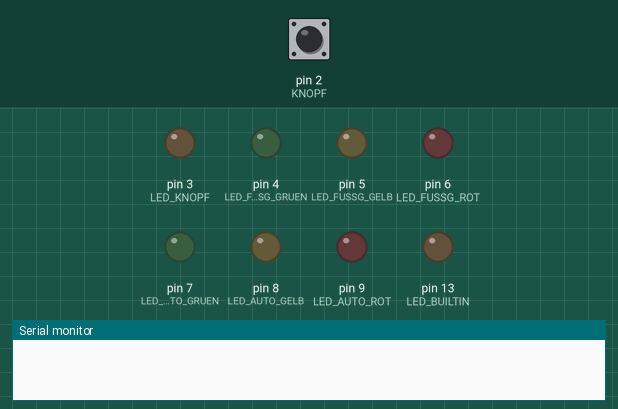
A sketch run on a simulated Arduino Uno, built with avr-gcc and run on an emulated ATmega328P. Parts: output pins drawn as LEDs (lit = HIGH), the last lines printed to the serial monitor. Inputs (shaded band) come from the test bench; at power-on: pin 2 (KNOPF) HIGH.

Above: at 4.2 s.
4.3 s: pin 2 (KNOPF) pulled LOW for 0.15 s
At 5.4 s:
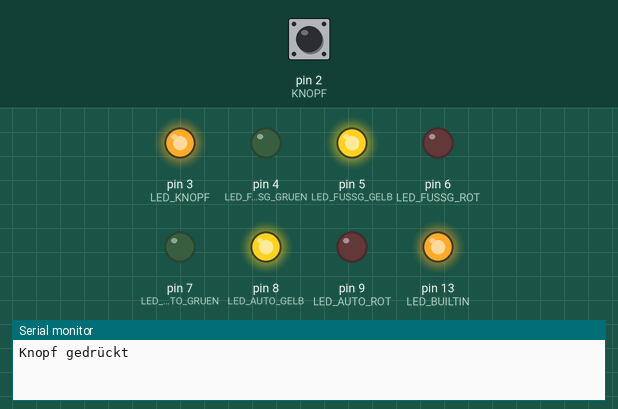
At 7.7 s:
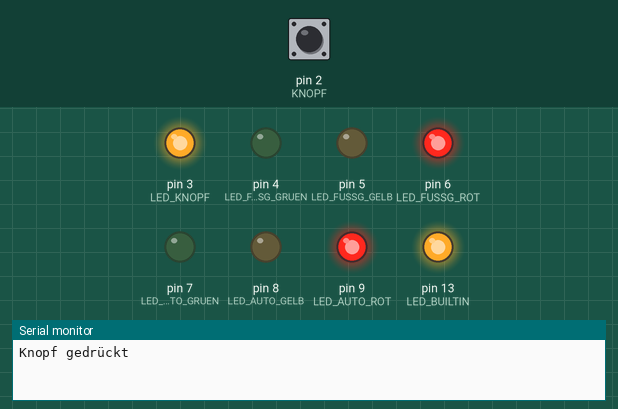
Timing chart, 0 to 23.9 s (numbered marks = the images above; inputs shaded):
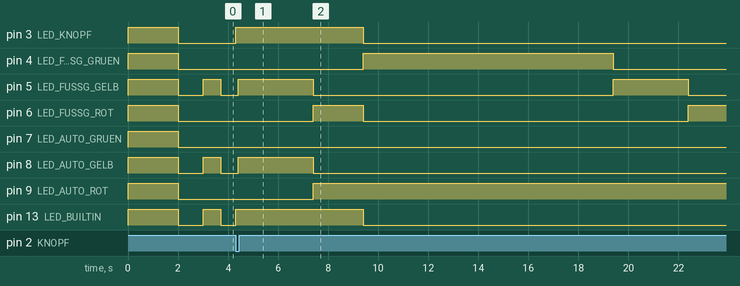

The sketch:

Ampel.ino
```cpp
/*
 Ampelsteuerung mit Arduino

 Manuel Haag
 März 2020

 Funktionsweise
 --------------
 Beim Start (oder nach RESET) blinken beide Ampeln orange.
 Sobald der Knopf bei der Fussgängerampel gedrückt wird, schalten zuerst
 beide Ampeln auf Rot, danach folgt die Grünphase für Fussgänger
 (10 Sekunden).
 Danach stellt die Fussgängerampel auf Rot und die Autos bekommen grün
 (zeitlich unbeschränkt).
 Bei erneutem Drücken des Knopfes erfolgt wieder eine Grünphase für die
 Fussgänger. Die Grünphase für Autos dauert jedoch mindestens 10 Sekunden
 (falls der Knopf zu früh gedrückt wird).

*/

// Definition der Namen für Ein- und Ausgänge am Arduino
#define LED_AUTO_ROT 9              // Ausgang 9 für Auto Rot
#define LED_AUTO_GELB 8             // Ausgang 8 für Auto Gelb
#define LED_AUTO_GRUEN 7            // Ausgang 7 für Auto Grün

#define LED_FUSSG_ROT 6             // Ausgang 6 für Fussgänger Rot
#define LED_FUSSG_GELB 5            // Ausgang 5 für Fussgänger Gelb
#define LED_FUSSG_GRUEN 4           // Ausgang 4 für Fussgänger Grün

#define LED_KNOPF 3                 // Ausgang 3 für LED in Knopf
#define KNOPF 2                     // Eingang 2 für Knopf

// Variablen
bool blinken = true;                // true:  Blinken eingeschaltet
                                    // false: Blinken ausgeschaltet

volatile bool gedrueckt;            // true:  Knopf wurde gedrückt
                                    // false: Knopf nicht gedrückt


// die setup Funktion wird beim Start einmal ausgeführt
void setup() {
  Serial.begin(9600); // zum Debuggen

  // alle LEDs werden als Ausgang definiert
  pinMode(LED_BUILTIN, OUTPUT);
  pinMode(LED_AUTO_ROT, OUTPUT);
  pinMode(LED_AUTO_GELB, OUTPUT);
  pinMode(LED_AUTO_GRUEN, OUTPUT);
  pinMode(LED_FUSSG_ROT, OUTPUT);
  pinMode(LED_FUSSG_GELB, OUTPUT);
  pinMode(LED_FUSSG_GRUEN, OUTPUT);
  pinMode(LED_KNOPF, OUTPUT);

  // der Knopf wird als Eingang definiert
  pinMode(KNOPF, INPUT_PULLUP);

  // sobald der Knopf gedrückt wird, wird die Funktion "druecken" aufgerufen
  // (Interrupt-Funktion)
  attachInterrupt(digitalPinToInterrupt(KNOPF), druecken, FALLING);

  // zum Testen werden alle LEDs kurz eingeschaltet
  digitalWrite(LED_AUTO_ROT, HIGH);
  digitalWrite(LED_AUTO_GELB, HIGH);
  digitalWrite(LED_AUTO_GRUEN, HIGH);
  digitalWrite(LED_FUSSG_ROT, HIGH);
  digitalWrite(LED_FUSSG_GELB, HIGH);
  digitalWrite(LED_FUSSG_GRUEN, HIGH);
  digitalWrite(LED_KNOPF, HIGH);
  digitalWrite(LED_BUILTIN, HIGH);
  delay(2000);

  // und wieder ausgeschaltet
  digitalWrite(LED_AUTO_ROT, LOW);
  digitalWrite(LED_AUTO_GELB, LOW);
  digitalWrite(LED_AUTO_GRUEN, LOW);
  digitalWrite(LED_FUSSG_ROT, LOW);
  digitalWrite(LED_FUSSG_GELB, LOW);
  digitalWrite(LED_FUSSG_GRUEN, LOW);
  digitalWrite(LED_KNOPF, LOW);
  digitalWrite(LED_BUILTIN, LOW);
  delay(1000);

  gedrueckt = false;  // erster Knopfdruck löschen (Interrupt wird bei jedem Start
                      // einmal ausgeführt)
}


// Interrupt-Funktion wird aufgerufen, sobald der Knopf gedrückt wird
void druecken() {
  Serial.println("Knopf gedrückt");     // zum Debuggen
  if (!gedrueckt) {                     // falls noch nicht gedrückt wurde...
    gedrueckt = true;                   // sich merken, dass der Knopf gedrückt wurde
    digitalWrite(LED_KNOPF, HIGH);      // LED im Knopf einschalten
    digitalWrite(LED_BUILTIN, HIGH);    // kleine LED auf dem Arduino einschalten
  }
}


// die loop Funktion wird immer wieder ausgeführt
void loop() {

  // Blinken der orangen LEDs
  if (blinken) {                        // wenn Blinken aktiv ist
    digitalWrite(LED_AUTO_GELB, HIGH);  // gelbe LED für Auto einschalten
    digitalWrite(LED_FUSSG_GELB, HIGH); // gelbe LED für Fussgänger einschalten
    digitalWrite(LED_BUILTIN, HIGH);    // kleine LED auf dem Arduino einschalten
    delay(700);                         // 700 Millisekunden warten

    digitalWrite(LED_AUTO_GELB, LOW);   // gelbe LED für Auto ausschalten
    digitalWrite(LED_FUSSG_GELB, LOW);  // gelbe LED für Fussgänger ausschalten
    digitalWrite(LED_BUILTIN, LOW);     // kleine LED auf dem Arduino ausschalten
    delay(700);                         // 700 Millisekunden warten
  }

  if (gedrueckt) {                      // wenn gedrückt wurde...
    if (blinken) {                      // wenn noch Blinken aktiv ist...
      blinken = false;                  // Blinken ausschalten

      // Fussgänger Ampel auf Orange stellen
      digitalWrite(LED_FUSSG_ROT, LOW);
      digitalWrite(LED_FUSSG_GELB, HIGH);
      digitalWrite(LED_FUSSG_GRUEN, LOW);
    }

    // Auto Ampel auf Orange stellen
    digitalWrite(LED_AUTO_ROT, LOW);
    digitalWrite(LED_AUTO_GELB, HIGH);
    digitalWrite(LED_AUTO_GRUEN, LOW);
    delay(3000);                        // 3 Sekunden warten

    // Auto Ampel auf Rot stellen
    digitalWrite(LED_AUTO_ROT, HIGH);
    digitalWrite(LED_AUTO_GELB, LOW);
    digitalWrite(LED_AUTO_GRUEN, LOW);

    // Fussgänger Ampel auf Rot stellen
    digitalWrite(LED_FUSSG_ROT, HIGH);
    digitalWrite(LED_FUSSG_GELB, LOW);
    digitalWrite(LED_FUSSG_GRUEN, LOW);
    delay(2000);                        // 2 Sekunden warten

    // Fussgänger Ampel auf Grün stellen
    digitalWrite(LED_FUSSG_ROT, LOW);
    digitalWrite(LED_FUSSG_GELB, LOW);
    digitalWrite(LED_FUSSG_GRUEN, HIGH);
    digitalWrite(LED_KNOPF, LOW);       // LED im Knopf ausschalten
    digitalWrite(LED_BUILTIN, LOW);     // kleine LED ausschalten
    delay(10000);                       // 10 Sekunden warten

    // Fussgänger Ampel auf Orange stellen
    digitalWrite(LED_FUSSG_ROT, LOW);
    digitalWrite(LED_FUSSG_GELB, HIGH);
    digitalWrite(LED_FUSSG_GRUEN, LOW);
    delay(3000);                        // 3 Sekunden warten

    // Fussgänger Ampel auf Rot stellen
    digitalWrite(LED_FUSSG_ROT, HIGH);
    digitalWrite(LED_FUSSG_GELB, LOW);
    digitalWrite(LED_FUSSG_GRUEN, LOW);
    gedrueckt = false;                  // ab jetzt kann man wieder drücken
    delay(2000);                        // 2 Sekunden warten

    // Auto Ampel auf Rot+Orange stellen
    digitalWrite(LED_AUTO_ROT, HIGH);
    digitalWrite(LED_AUTO_GELB, HIGH);
    digitalWrite(LED_AUTO_GRUEN, LOW);
    delay(2000);                        // 2 Sekunden warten

    // Auto Ampel auf Grün stellen
    digitalWrite(LED_AUTO_ROT, LOW);
    digitalWrite(LED_AUTO_GELB, LOW);
    digitalWrite(LED_AUTO_GRUEN, HIGH);
    delay(10000);                       // 10 Sekunden warten
  }

}
```

Measured:
- after the input at 4.3 s, pin 3 (LED_KNOPF): LOW → HIGH at once, → LOW 5.1 s later; pin 4 (LED_FUSSG_GRUEN): LOW → HIGH after 5.1 s, → LOW 10.0 s later
